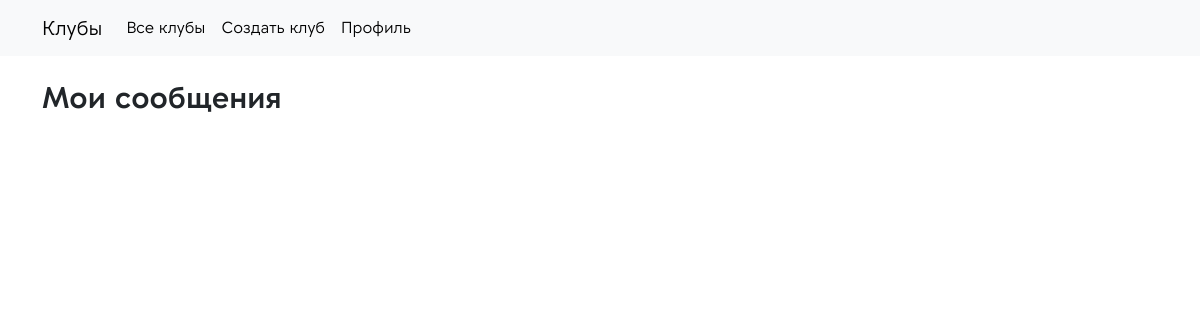
Before: /newsmobile/my-notifs/ (signed in) with the older database file.
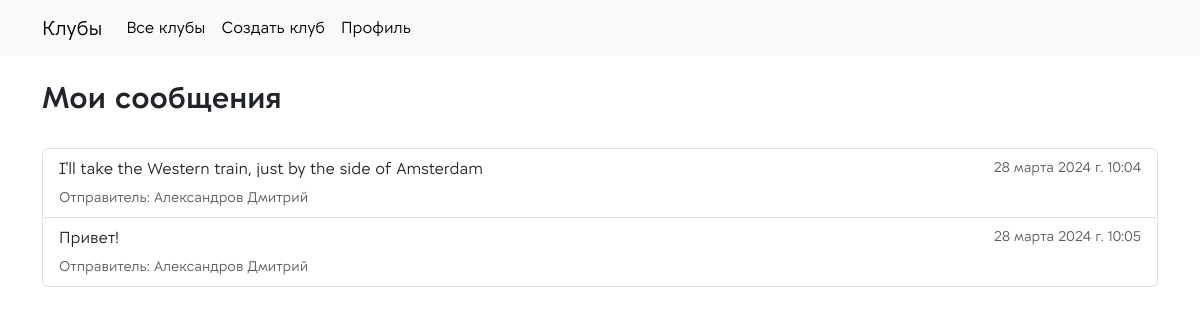
After: the same page with the newer database file.
### app_clubs/models.py (models this page shows)
class Notifs(models.Model):
    text = models.TextField(verbose_name='Текст', null=True)
    sender = models.ForeignKey(get_user_model(), on_delete=models.SET_NULL, null=True, blank=False, verbose_name='Отправитель')
    receiver = models.ManyToManyField(get_user_model(), related_name='notifs_receiver', null=True, blank=False, verbose_name='Получатель')
    timestamp = models.DateTimeField(auto_now_add=True, null=True, verbose_name='Время')
    class Meta:
        verbose_name_plural = 'Сообщения'

### users/models.py (models this page shows)
class User(AbstractUser):
    fio = models.CharField(max_length=64, verbose_name='ФИО', null=True)
    clubs = models.ManyToManyField("app_clubs.Club", related_name='members_clubs')
    image = models.FileField(upload_to='uploads/users/%Y/%m/%d/', default=None, null=True, blank=False, verbose_name='Изображение')
    tg = models.CharField(max_length=128, verbose_name="Имя пользователя в телеграм", null=True)
    desc = models.TextField(null=True, verbose_name='Описание о себе', blank=True)

### app_clubs/views.py (the view)
# urls.py: path('<slug:club_slug>/my-notifs/', views.MyNotifs.as_view(), name='my_notifs'),
class MyNotifs(RequiredClubMember, ListView):
    template_name = 'app_clubs/my_msg.html'
    context_object_name = 'notifs'
    model = Notifs
    def get_queryset(self):
        return Notifs.objects.filter(receiver=self.request.user)

### app_clubs/context_processors.py (called while the page is built)
def context_navbar(request, navbar=navbar):
    if request.user.is_authenticated:
        navbar = navbar[0:-2]
        navbar.append({'selected': 'profile_user', 'name': 'Профиль', 'url': reverse_lazy('app_clubs:profile_user')})
    else:
        navbar = navbar[-2:]
    return {'logo': 'Клубы', 'main_page_url': reverse_lazy('app_clubs:home_page'), 'menu_navbar': navbar}

### app_clubs/utils.py (called while the page is built)
    def dispatch(self, request, *args, **kwargs):
        if not request.user.is_authenticated:
            return redirect(reverse_lazy('app_clubs:page_error', kwargs={'type_error': '403'}))
        current_user = request.user
        current_club = Club.objects.get(slug=self.kwargs['club_slug'])
        if not (current_club in current_user.clubs.all()):
            return redirect(reverse_lazy('app_clubs:page_error', kwargs={'type_error': '403'}))
        request.current_club = current_club
        if self.for_admin:
            if request.user not in current_club.admins.all():
                return redirect(reverse_lazy('app_clubs:page_error', kwargs={'type_error': '403'}))
        return super().dispatch(request, *args, **kwargs)

### app_clubs/templates/app_clubs/my_msg.html
{% extends 'app_clubs/base/base.html' %}
{% block content %}
    <br>
    <div class="container">
        <h1 class="title-weight-section">Мои сообщения</h1><br>
        <div class="list-group">
            {% for msg in notifs %}
                <a href="#" class="list-group-item list-group-item-action">
                    <div class="d-flex w-100 justify-content-between">
                        <p class="mb-1">{{ msg.text }}</p>
                        <small class="text-body-secondary">{{ msg.timestamp }}</small>
                    </div>
                    <small class="text-body-secondary">Отправитель: {{ msg.sender.fio }}</small>
                </a>
            {% endfor %}
        </div>
    </div>
{% endblock %}

Changed rows visible on the page:
added Notifs: text "I'll take the Western train, just by the side of Amsterdam", timestamp "28 марта 2024 г. 10:04", sender.fio "Александров Дмитрий"
added Notifs: text "Привет!", timestamp "28 марта 2024 г. 10:05", sender.fio "Александров Дмитрий"
